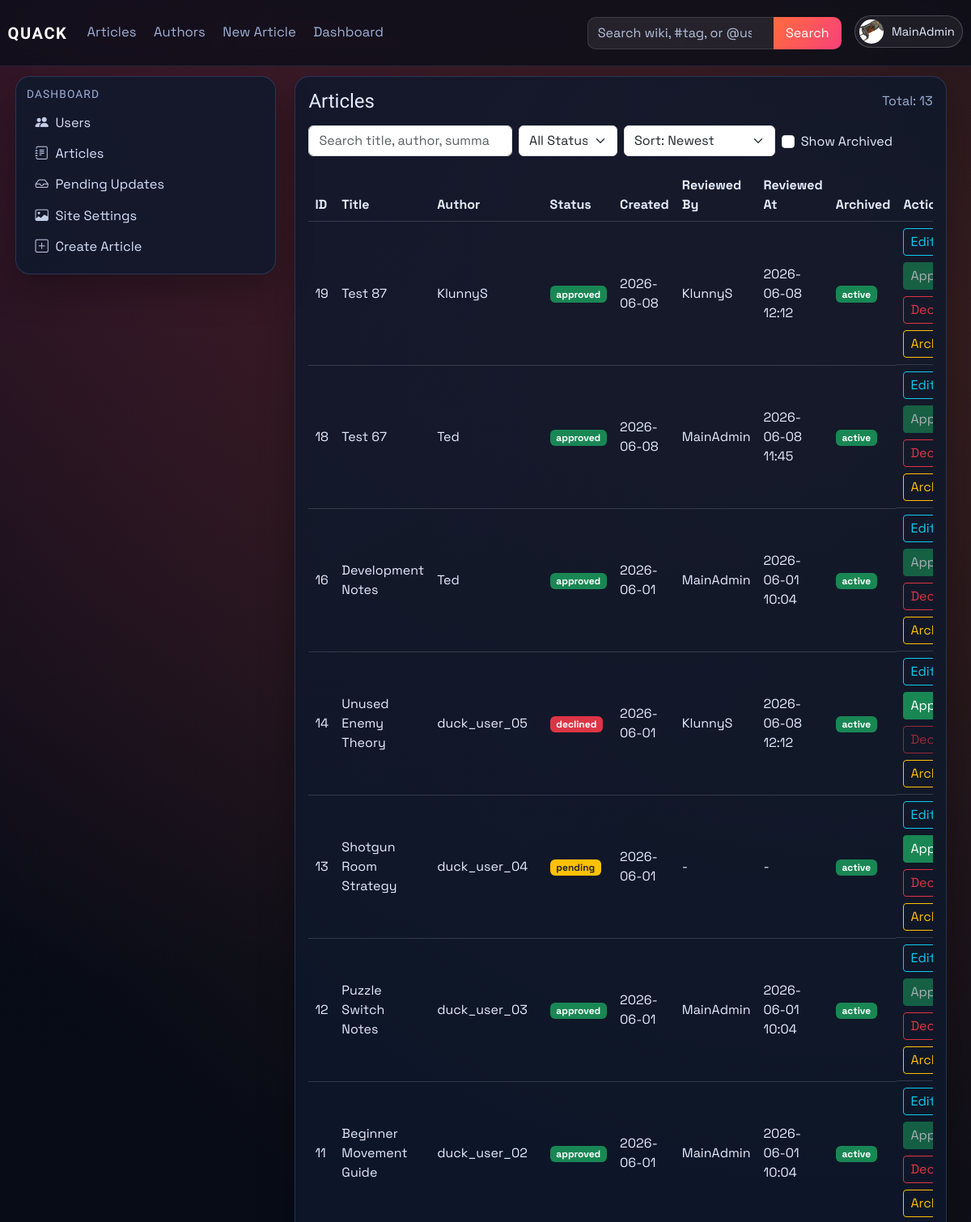
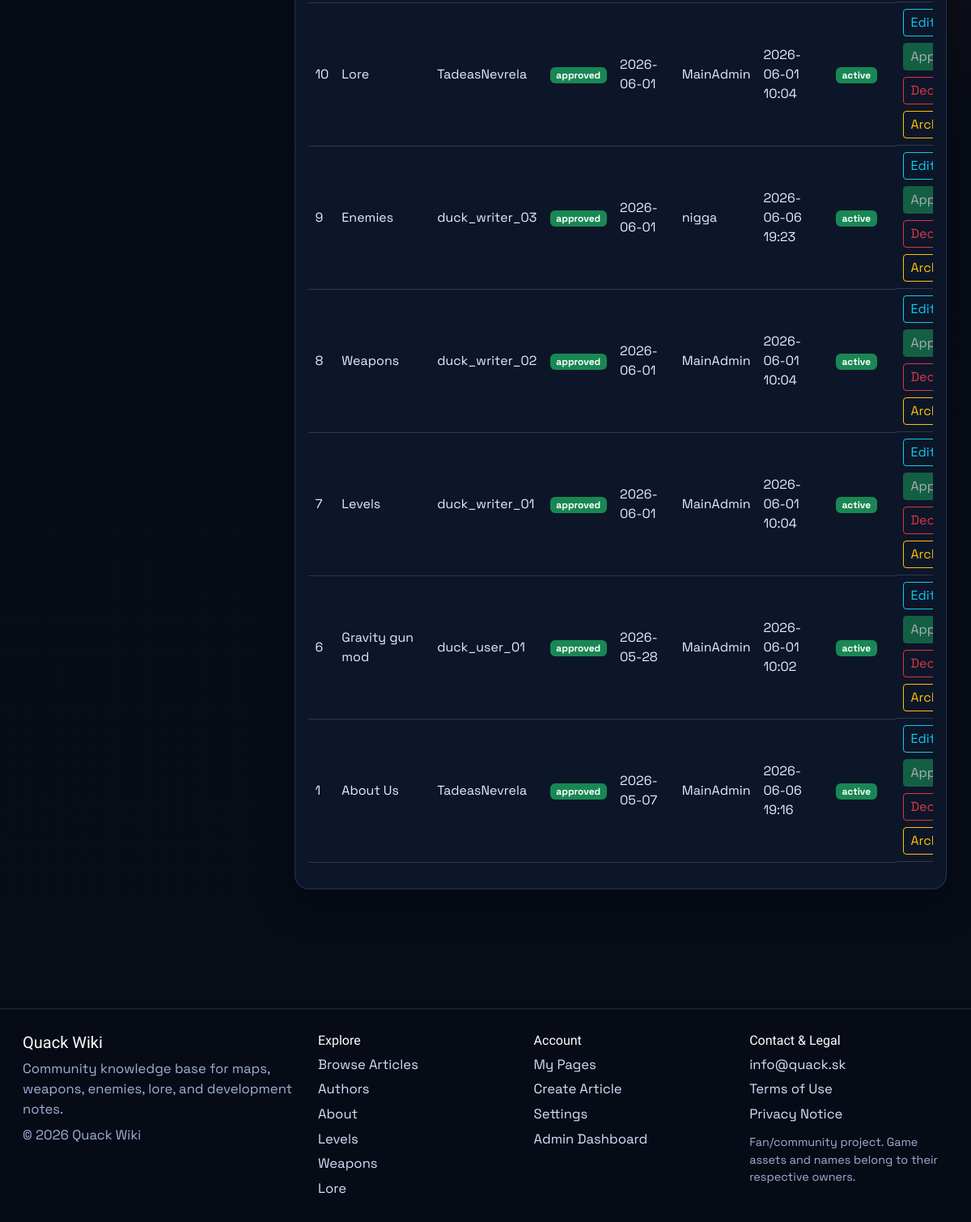
Page /dashboard/articles (signed in) on the committed database (2 pictures, top to bottom).
### models.py (models this page shows, shortened)
class User(db.Model, UserMixin):
    id = db.Column(db.Integer, primary_key=True)
    username = db.Column(db.String(120), unique=True, nullable=False)
    email = db.Column(db.String(120), unique=True, nullable=False)
    password_hash = db.Column(db.String(128), nullable=False)
    profile_image_url = db.Column(db.String(120), nullable=True)
    public_display_name = db.Column(db.String(80), nullable=True)
    public_bio = db.Column(db.Text, nullable=True)
    created_at = db.Column(db.DateTime, default=datetime.utcnow)
    role = db.Column(db.String(30), default='user')
    is_archived = db.Column(db.Boolean, default=False, nullable=False)
    archived_at = db.Column(db.DateTime, nullable=True)

class Article(db.Model):
    id = db.Column(db.Integer, primary_key=True)
    title = db.Column(db.String(120), unique=True, nullable=False)
    author = db.Column(db.String(120), nullable=False)
    created_at = db.Column(db.DateTime, default=datetime.utcnow)
    image_url = db.Column(db.String(120), default='default.png')
    summary = db.Column(db.Text)
    content = db.Column(db.Text, nullable=False)
    infobox_data = db.Column(db.Text, nullable=True)
    tags = db.Column(db.JSON, default=list)
    status = db.Column(db.String(20), default='pending', nullable=False)
    approved_by = db.Column(db.String(120), nullable=True)
    approved_at = db.Column(db.DateTime, nullable=True)
    is_archived = db.Column(db.Boolean, default=False, nullable=False)
    archived_at = db.Column(db.DateTime, nullable=True)

### main.py (the view)
@app.route('/dashboard/articles')
@role_required(['admin', 'writer'])
def dashboard_articles():
    search = (request.args.get('q') or '').strip()
    status_filter = (request.args.get('status') or 'all').strip().lower()
    show_archived = request.args.get('show_archived') == '1'
    sort = (request.args.get('sort') or 'newest').strip().lower()
    query = Article.query
    if not show_archived:
        query = query.filter(Article.is_archived.is_(False))
    if status_filter in {'pending', 'approved', 'declined'}:
        query = query.filter(Article.status == status_filter)
    sort_map = {
        'newest': Article.created_at.desc(),
        'oldest': Article.created_at.asc(),
        'title_az': Article.title.asc(),
        'title_za': Article.title.desc(),
        'status_az': Article.status.asc(),
        'status_za': Article.status.desc(),
    }
    articles = query.order_by(sort_map.get(sort, Article.created_at.desc())).all()
    if search:
        articles = [article_obj for article_obj in articles if article_matches_search(article_obj, search)]
    article_links = {article_obj.id: article_public_url(article_obj) for article_obj in articles}
    author_users = active_users_by_username(article_obj.author for article_obj in articles)
    return render_template(
        'dashboard_articles.html',
        articles=articles,
        article_links=article_links,
        author_users=author_users,
        search=search,
        status_filter=status_filter,
        show_archived=show_archived,
        sort=sort,
    )

### templates/dashboard_articles.html (shortened to what this page needs)
{% extends "_base.html" %}
{% block content %}
<div class="container-fluid px-0">
    <section id="articles-section" class="card p-3">
        <div class="d-flex justify-content-between align-items-center mb-3">
            <h4 class="mb-0">Articles</h4>
            <span class="text-muted">Total: {{ articles|length }}</span>
        </div>
        <form method="GET" action="{{ url_for('dashboard_articles') }}" class="row g-2 mb-3" id="articlesFilterForm">
            <div class="col-md-4">
                <input class="form-control" type="search" name="q" value="{{ search }}" placeholder="Search title, author, summary, or #tag" id="articlesSearch">
            </div>
            <div class="col-md-2">
                <select class="form-select" name="status" onchange="this.form.submit()">
                    <option value="all" {% if status_filter == 'all' %}selected{% endif %}>All Statuses</option>
                </select>
            </div>
            <div class="col-md-3">
                <select class="form-select" name="sort" onchange="this.form.submit()">
                    <option value="newest" {% if sort == 'newest' %}selected{% endif %}>Sort: Newest</option>
                </select>
            </div>
            <div class="col-md-3">
                <div class="form-check mt-2">
                    <input class="form-check-input" type="checkbox" value="1" id="showArchivedArticles" name="show_archived" onchange="this.form.submit()" {% if show_archived %}checked{% endif %}>
                    <label class="form-check-label" for="showArchivedArticles">Show Archived</label>
                </div>
            </div>
        </form>
        <div class="table-responsive">
            <table class="table table-hover align-middle">
                <thead>
                    <tr>
                        <th>ID</th>
                        <th>Title</th>
                        <th>Author</th>
                        <th>Status</th>
                        <th>Created</th>
                        <th>Reviewed By</th>
                        <th>Reviewed At</th>
                        <th>Archived</th>
                        {% if current_user.role in ['admin', 'writer'] %}
                        <th>Actions</th>
                        {% endif %}
                    </tr>
                </thead>
                <tbody>
                    {% for article in articles %}
                    <tr>
                        <td>{{ article.id }}</td>
                        <td>
                            <a href="{{ article_links[article.id] }}">{{ article.title }}</a>
                        </td>
                        <td>
                            {% set author_user = author_users.get(article.author) %}
                            {% if author_user %}
                            <a href="{{ url_for('public_profile', username=author_user.username) }}">{{ author_user.public_display_name or author_user.username }}</a>
                            {% else %}
                            {{ article.author }}
                            {% endif %}
                        </td>
                        <td>
                            {% if article.status == 'approved' %}
                            <span class="badge bg-success">approved</span>
                            {% elif article.status == 'declined' %}
                            <span class="badge bg-danger">declined</span>
                            {% else %}
                            <span class="badge bg-warning text-dark">pending</span>
                            {% endif %}
                        </td>
                        <td>{{ article.created_at.strftime('%Y-%m-%d') if article.created_at else '-' }}</td>
                        <td>{{ article.approved_by or '-' }}</td>
                        <td>{{ article.approved_at.strftime('%Y-%m-%d %H:%M') if article.approved_at else '-' }}</td>
                        <td>
                            {% if article.is_archived %}
                            <span class="badge bg-secondary">archived</span>
                            {% else %}
                            <span class="badge bg-success">active</span>
                            {% endif %}
                        </td>
                        {% if current_user.role in ['admin', 'writer'] %}
                        <td class="d-flex gap-2 flex-wrap">
                            <a href="{{ url_for('edit_article', article_id=article.id) }}" class="btn btn-outline-info btn-sm">Edit</a>
                            <form method="POST" action="{{ url_for('approve', article_id=article.id) }}">
                                <button type="submit" class="btn btn-success btn-sm" {% if article.status == 'approved' or article.is_archived %}disabled{% endif %}>Approve</button>
                            </form>
                            <form method="POST" action="{{ url_for('decline', article_id=article.id) }}">
                                <button type="submit" class="btn btn-outline-danger btn-sm" {% if article.status == 'declined' or article.is_archived %}disabled{% endif %}>Decline</button>
                            </form>
                            <form method="POST" action="{{ url_for('toggle_archive_article', article_id=article.id) }}">
                                <button type="submit" class="btn btn-outline-warning btn-sm">{% if article.is_archived %}Restore{% else %}Archive{% endif %}</button>
                            </form>
                        </td>
                        {% endif %}
                    </tr>
                    {% endfor %}
                </tbody>
            </table>
        </div>
    </section>
</div>
{% endblock %}

### templates/partials/navbar.html (shortened to what this page needs)
<nav class="navbar navbar-expand-lg main-nav">
    <div class="container-fluid nav-wrap">
        <a class="navbar-brand brand-mark" href="{{ url_for('index') }}">QUACK</a>
        <div class="collapse navbar-collapse" id="navbarNav">
            <ul class="navbar-nav me-auto nav-links">
                <li class="nav-item"><a class="nav-link" href="{{ url_for('articles') }}">Articles</a></li>
                <li class="nav-item"><a class="nav-link" href="{{ url_for('authors') }}">Authors</a></li>
                <li class="nav-item"><a class="nav-link" href="{{ url_for('create_article') }}">New Article</a></li>
                {% if current_user.is_authenticated and current_user.role == "admin" %}
                <li class="nav-item"><a class="nav-link" href="{{ url_for('dashboard_users') }}">Dashboard</a></li>
                {% elif current_user.is_authenticated and current_user.role == "writer" %}
                <li class="nav-item"><a class="nav-link" href="{{ url_for('dashboard_articles') }}">Dashboard</a></li>
                {% endif %}
            </ul>
            <ul class="navbar-nav ms-auto align-items-lg-center nav-tools">
                <li class="nav-item nav-search-wrap">
                    <form class="nav-search" method="GET" action="{{ url_for('site_search') }}">
                        {% set nav_query = request.args.get('q', '') %}
                        {% if request.endpoint == 'authors' and request.args.get('all') == '1' and nav_query %}
                            {% set nav_query = '@' ~ nav_query %}
                        {% elif request.endpoint not in ['articles', 'authors'] %}
                            {% set nav_query = '' %}
                        {% endif %}
                        <input class="form-control" type="search" name="q" value="{{ nav_query }}" placeholder="Search wiki, #tag, or @user">
                        <button class="btn btn-brand" type="submit">Search</button>
                    </form>
                </li>
                {% if current_user.is_authenticated %}
                <li class="nav-item dropdown ms-lg-3">
                    <a class="profile-trigger" href="#" role="button" data-bs-toggle="dropdown" aria-expanded="false">
                        {% if current_user.profile_image_url %}
                        <img class="profile-avatar profile-avatar-img" src="{{ url_for('static', filename='img/' ~ current_user.profile_image_url) }}" alt="{{ current_user.username }} profile picture">
                        {% else %}
                        <span class="profile-avatar">{{ current_user.username[0]|upper }}</span>
                        {% endif %}
                        <span class="profile-name">{{ current_user.username }}</span>
                    </a>
                </li>
                {% else %}
                <li class="nav-item ms-lg-3">
                    <a class="btn btn-outline-light nav-login-btn" href="{{ url_for('login') }}">Login</a>
                </li>
                {% endif %}
            </ul>
        </div>
    </div>
</nav>

### templates/partials/tag_link.html
{% macro tag_article_link(tag, label, icon='', class_name='') -%}
<a href="{{ url_for('about') if tag == 'about-us' else url_for('tagged_article', tag=tag) }}"{% if class_name %} class="{{ class_name }}"{% endif %}>
    {% if icon %}<i class="{{ icon }} sidebar-icon"></i>{% endif %}{{ label }}
</a>
{%- endmacro %}

### rows in the picture
User: profile_image_url (picture), username "MainAdmin", public_display_name "Ted"
Article: id "19", title "Test 87", status "approved", created_at "2026-06-08", approved_by "KlunnyS", approved_at "2026-06-08 12:12", is_archived "active"
User: public_display_name "KlunnyS"
Article: id "18", title "Test 67", status "approved", created_at "2026-06-08", approved_by "MainAdmin", approved_at "2026-06-08 11:45", is_archived "active"
Article: id "16", title "Development Notes", status "approved", created_at "2026-06-01", approved_by "MainAdmin", approved_at "2026-06-01 10:04", is_archived "active"
Article: id "14", title "Unused Enemy Theory", status "declined", created_at "2026-06-01", approved_by "KlunnyS", approved_at "2026-06-08 12:12", is_archived "active"
User: public_display_name+username "duck_user_05"
Article: id "13", title "Shotgun Room Strategy", status "pending", created_at "2026-06-01", approved_by "-", approved_at "-", is_archived "active"
User: public_display_name+username "duck_user_04"
Article: id "12", title "Puzzle Switch Notes", status "approved", created_at "2026-06-01", approved_by "MainAdmin", approved_at "2026-06-01 10:04", is_archived "active"
User: public_display_name+username "duck_user_03"
Article: id "11", title "Beginner Movement Guide", status "approved", created_at "2026-06-01", approved_by "MainAdmin", approved_at "2026-06-01 10:04", is_archived "active"
User: public_display_name+username "duck_user_02"
Article: id "10", title "Lore", status "approved", created_at "2026-06-01", approved_by "MainAdmin", approved_at "2026-06-01 10:04", is_archived "active"
User: public_display_name+username "TadeasNevrela"
Article: id "9", title "Enemies", status "approved", created_at "2026-06-01", approved_by "nigga", approved_at "2026-06-06 19:23", is_archived "active"
User: public_display_name+username "duck_writer_03"
Article: id "8", title "Weapons", status "approved", created_at "2026-06-01", approved_by "MainAdmin", approved_at "2026-06-01 10:04", is_archived "active"
User: public_display_name+username "duck_writer_02"
Article: id "7", title "Levels", status "approved", created_at "2026-06-01", approved_by "MainAdmin", approved_at "2026-06-01 10:04", is_archived "active"
User: public_display_name+username "duck_writer_01"
Article: id "6", title "Gravity gun mod", status "approved", created_at "2026-05-28", approved_by "MainAdmin", approved_at "2026-06-01 10:02", is_archived "active"
User: public_display_name+username "duck_user_01"
Article: id "1", title "About Us", status "approved", created_at "2026-05-07", approved_by "MainAdmin", approved_at "2026-06-06 19:16", is_archived "active"

### other values in the picture
{{ articles|length }} "13"
{{ label }} "About"
